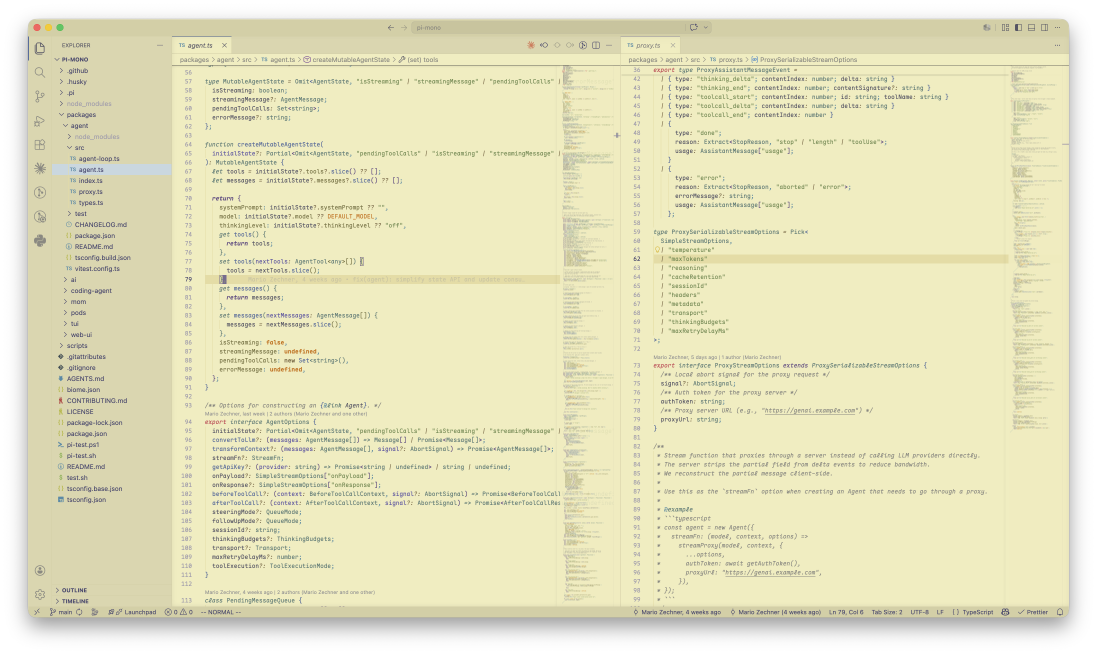
#> input picture covers/01.png, 4388 x 2618 px (shown at 1/4 size)
$ python generate.py
#> lines starting #> are read from the running program, lines starting #| are printed output that depends on the picture
#!/usr/bin/env python3
"""Compose the three Kanagawa preview screenshots into a single cover.

Reads every ``*.png`` (sorted by filename) in this directory and stacks them
diagonally from top-left to bottom-right; each later image partially covers
the previous one. The result is written to ``cover.png`` next to this script.

Tunables at the top of the file: ``TILE_WIDTH`` controls the rendered size of
each preview, ``STEP_RATIO`` controls how far each subsequent preview is
offset (0.0 = fully overlapped, 1.0 = no overlap). Defaults give a balanced
"~60% visible per layer" cascade.

Usage:
    python3 generate.py
"""

from __future__ import annotations

import sys
from pathlib import Path

from PIL import Image

# ---- Tunables --------------------------------------------------------------

#: Target width (pixels) of each individual preview after resizing.
TILE_WIDTH: int = 1600

#: Diagonal step between successive previews, expressed as a fraction of
#: each tile's own width / height. 0.40 -> each new tile shifts 40% of its
#: own size, leaving 60% of the previous tile visible. Tweak between roughly
#: 0.30 and 0.50 to taste.
STEP_RATIO: float = 0.40

#: Background color of the composite (RGBA). Fully transparent by default
#: so the source images' own alpha channels are preserved end-to-end.
BG_COLOR: tuple[int, int, int, int] = (0, 0, 0, 0)

#: Outer margin around the cascade (pixels, after resizing).
MARGIN: int = 0

# ---- Implementation --------------------------------------------------------

HERE = Path(__file__).resolve().parent
OUTPUT = HERE / "cover.png"


def collect_inputs() -> list[Path]:
    """Find input PNGs in this directory, sorted by filename, excluding the
    output file itself.
    """
    files = sorted(p for p in HERE.glob("*.png") if p.name != OUTPUT.name)
    if len(files) < 2:
        sys.exit(
            f"generate.py: need at least 2 input PNGs in {HERE}, found {len(files)}"
        )
    return files


def resize_to_width(img: Image.Image, width: int) -> Image.Image:
    """Resize ``img`` so its width matches ``width``, preserving aspect."""
    ratio = width / img.width
    new_size = (width, max(1, round(img.height * ratio)))
    return img.resize(new_size, Image.Resampling.LANCZOS)


def add_border(img: Image.Image) -> Image.Image:  # pragma: no cover - kept for API stability
    """No-op; borders are intentionally disabled to preserve the source alpha."""
    return img


def main() -> None:
    inputs = collect_inputs()
    print(f"Compositing {len(inputs)} image(s):")
    for p in inputs:
        print(f"  - {p.name}")

    # Load + normalize all tiles to the same width.
    tiles: list[Image.Image] = []
    for path in inputs:
        with Image.open(path) as src:
#> src is the input picture: PIL image 4388x2618 RGBA; mean R, G, B, A 199, 196.5, 160.9, 223.6
            tile = src.convert("RGBA")
        tile = resize_to_width(tile, TILE_WIDTH)
        tile = add_border(tile)
        tiles.append(tile)

    # Determine canvas size from the bounding box of the cascade.
    # Each tile i is anchored at (i * dx, i * dy).
    tile_w, tile_h = tiles[0].size
#> tile_w = 1600; tile_h = 955
    dx = round(tile_w * STEP_RATIO)
#> dx = 640
    dy = round(tile_h * STEP_RATIO)
#> dy = 382
    n = len(tiles)
#> n = 3
    canvas_w = tile_w + dx * (n - 1) + MARGIN * 2
#> canvas_w = 2880
    canvas_h = tile_h + dy * (n - 1) + MARGIN * 2
#> canvas_h = 1719

    canvas = Image.new("RGBA", (canvas_w, canvas_h), BG_COLOR)
#> canvas: PIL image 2880x1719 RGBA; every value is 0

    # Paste in order: earlier filenames sit further back; later ones cover.
    for i, tile in enumerate(tiles):
        x = MARGIN + i * dx
        y = MARGIN + i * dy
        canvas.alpha_composite(tile, (x, y))
#> this loop made 3 passes
#> (x, y) on passes 1 to 3: (0, 0), (640, 382), (1280, 764)
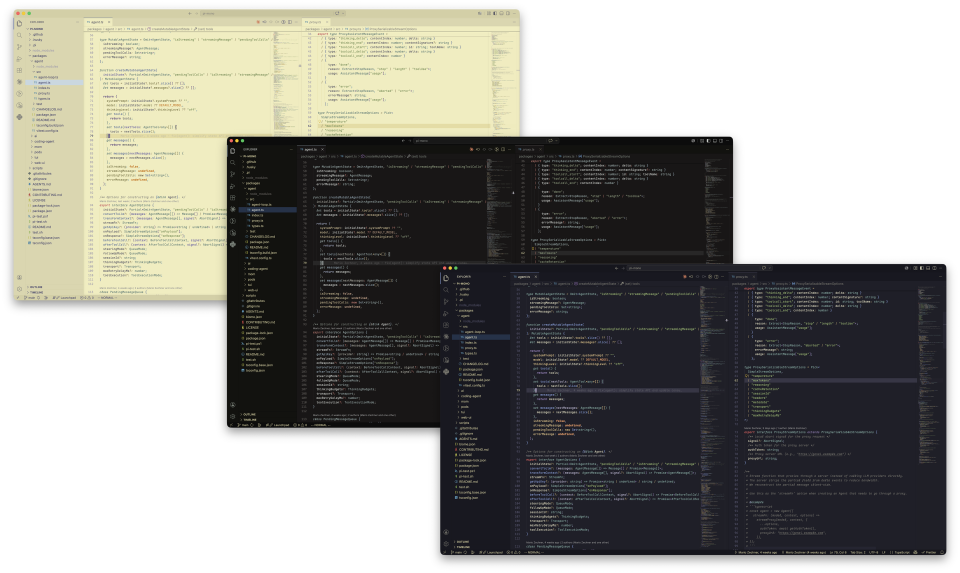
#> canvas: PIL image 2880x1719 RGBA (shown at 1/3 size); mean R, G, B, A 55.7, 55.1, 49.7, 161.7; transparent parts drawn white

    canvas.save(OUTPUT, format="PNG", optimize=True)
    print(f"Wrote {OUTPUT.relative_to(HERE.parent.parent)} "
          f"({canvas_w}x{canvas_h})")
#| Wrote t0/covers/cover.png (2880x1719)


if __name__ == "__main__":
    main()
